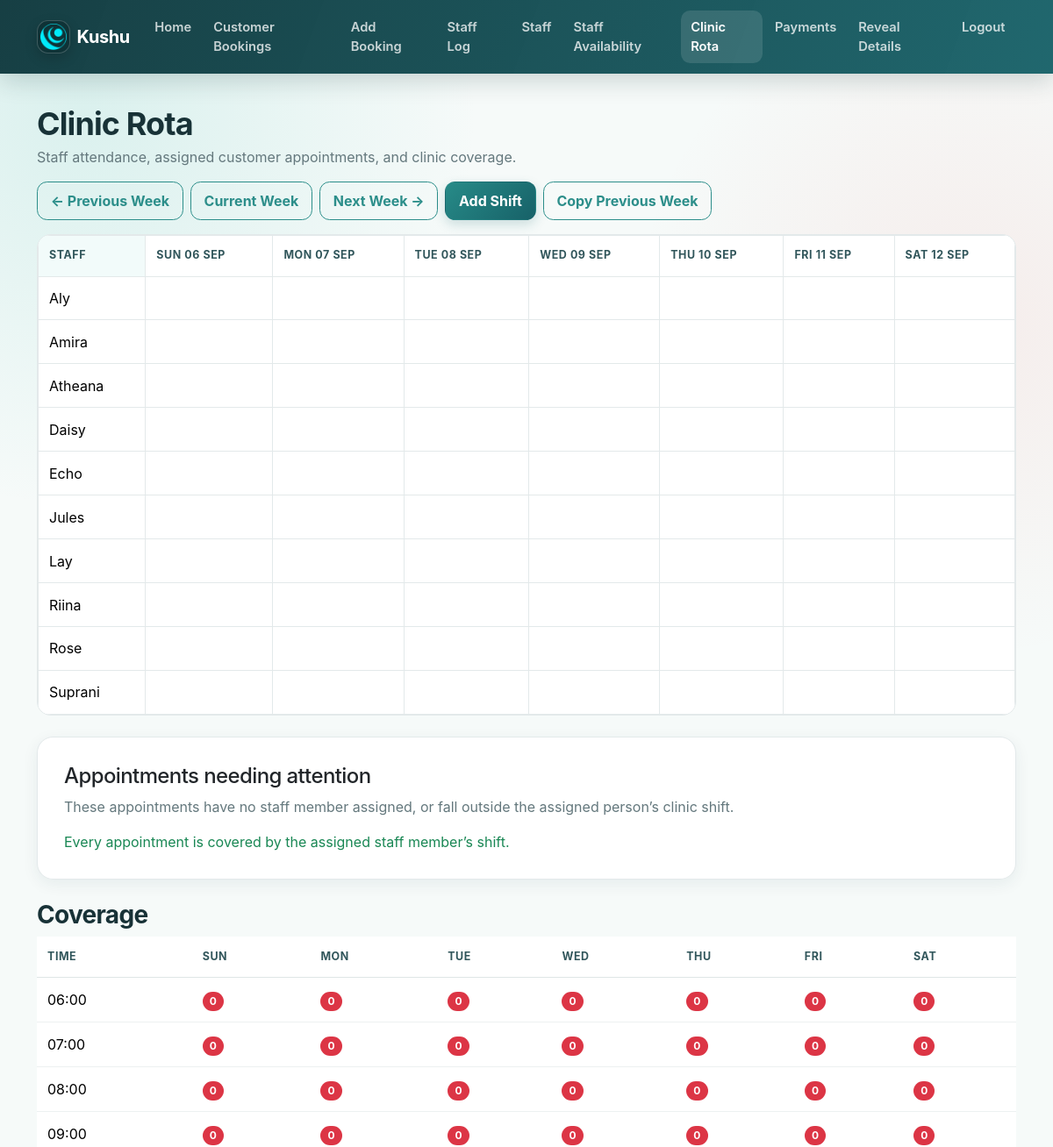
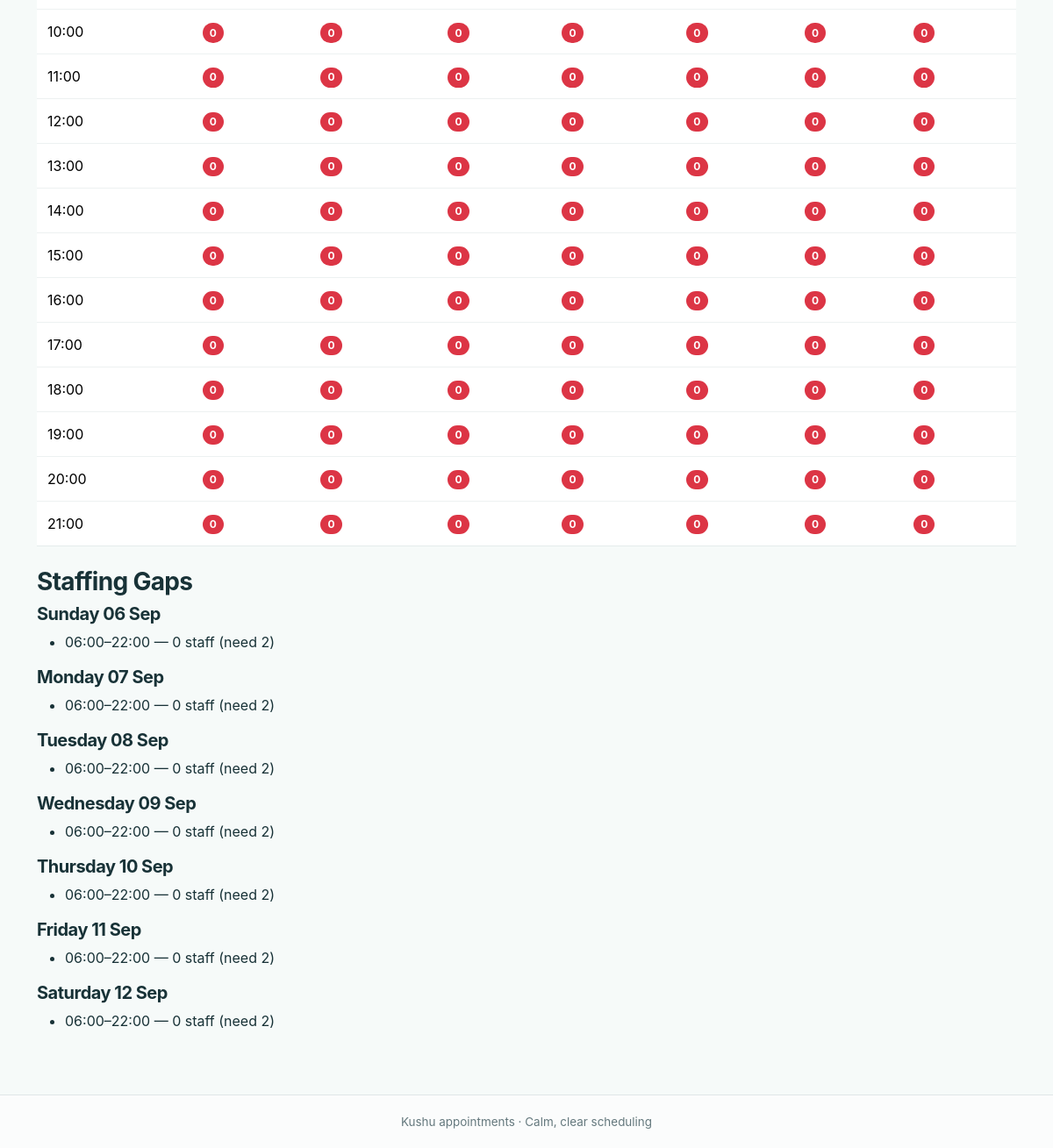
The app's page /rota/week (signed in) with its own data (2 pictures, top to bottom).
### app.py (models this page shows)
class Staff(db.Model):
    id = db.Column(db.Integer, primary_key=True)
    name = db.Column(db.String(120), nullable=False)
    email = db.Column(db.String(200))
    phone = db.Column(db.String(50))
    hourly_rate = db.Column(db.Float, default=HOURLY_RATE)
    active = db.Column(db.Boolean, default=True)
    created_at = db.Column(db.DateTime, default=datetime.utcnow)
    availabilities = db.relationship('StaffAvailability', backref='staff', cascade='all, delete-orphan')
    dated_availabilities = db.relationship('StaffDateAvailability', backref='staff', cascade='all, delete-orphan')
    shifts = db.relationship('StaffShift', backref='staff', cascade='all, delete-orphan')
    unavailabilities = db.relationship('StaffUnavailability', backref='staff', cascade='all, delete-orphan')
    payments = db.relationship('StaffPayment', backref='staff', cascade='all, delete-orphan')

### app.py (the view, shortened to what this page needs)
@app.route('/rota/week')
@login_required
def rota_week():
    date_str = request.args.get('date')
    if date_str:
        try:
            base = datetime.strptime(date_str, '%Y-%m-%d').date()
        except Exception:
            base = datetime.now().date()
    else:
        base = datetime.now().date()
    sow = start_of_week_for(base)
    days = [sow + timedelta(days=i) for i in range(7)]
    staff_members = Staff.query.order_by(Staff.name).all()
    shifts = StaffShift.query.filter(
        StaffShift.date >= days[0], StaffShift.date <= days[-1]
    ).order_by(StaffShift.date, StaffShift.start_time).all()
    shifts_by_staff = {s.id: [] for s in staff_members}
    for sh in shifts:
        shifts_by_staff.setdefault(sh.staff_id, []).append(sh)
    coverage = {}
    for d in days:
        day_cov = {}
        for hour in range(6, 22):
            count = 0
            day_cov[hour] = count
        coverage[d] = day_cov
    bookings = Booking.query.filter(
        Booking.start_time >= datetime.combine(days[0], datetime.min.time()),
        Booking.start_time <= datetime.combine(days[-1], datetime.max.time()),
    ).order_by(Booking.start_time).all()
    bookings_by_day_hour = {d: {h: 0 for h in range(6, 22)} for d in days}
    bookings_by_shift = {}
    unassigned_bookings = []
    gaps = {}
    for d in days:
        gaps[d] = []
        in_gap = False
        gap_start = None
        for hour in range(6, 22):
            cnt = coverage[d].get(hour, 0)
            if cnt < MIN_REQUIRED_STAFF:
                if not in_gap:
                    in_gap = True
                    gap_start = hour
            else:
                if in_gap:
                    gaps[d].append((gap_start, hour, coverage[d].get(gap_start, 0)))
                    in_gap = False
                    gap_start = None
        if in_gap:
            gaps[d].append((gap_start, 22, coverage[d].get(gap_start, 0)))
    return render_template(
        'rota_week.html', staff=staff_members, days=days,
        shifts_by_staff=shifts_by_staff, coverage=coverage,
        bookings_by_day_hour=bookings_by_day_hour,
        bookings_by_shift=bookings_by_shift,
        unassigned_bookings=unassigned_bookings, gaps=gaps,
        min_required=MIN_REQUIRED_STAFF,
        previous_week=(sow - timedelta(days=7)).isoformat(),
        next_week=(sow + timedelta(days=7)).isoformat()
    )

### app.py (called while the page is built)
def login_required(f):
    @wraps(f)
    def decorated(*args, **kwargs):
        if not session.get('logged_in'):
            return redirect(url_for('login'))
        return f(*args, **kwargs)
    return decorated

def start_of_week_for(date_obj):
    return date_obj - timedelta(days=(date_obj.weekday() + 1) % 7)

### templates/rota_week.html (shortened to what this page needs)
{% extends 'base.html' %}
{% block content %}
<h1 class="mb-1">Clinic Rota</h1>
<p class="text-muted">Staff attendance, assigned customer appointments, and clinic coverage.</p>
<div class="d-flex flex-wrap gap-2 mb-3">
    <a class="btn btn-outline-secondary" href="{{ url_for('rota_week', date=previous_week) }}">← Previous Week</a>
    <a class="btn btn-outline-secondary" href="{{ url_for('rota_week') }}">Current Week</a>
    <a class="btn btn-outline-secondary" href="{{ url_for('rota_week', date=next_week) }}">Next Week →</a>
    <a class="btn btn-primary" href="{{ url_for('add_shift') }}">Add Shift</a>
    <form method="post" action="{{ url_for('rota_copy_week') }}" onsubmit="return confirm('Copy shifts from the previous week?');">
        <button class="btn btn-outline-secondary">Copy Previous Week</button>
    </form>
</div>
<div class="table-responsive schedule-table-wrap">
<table class="table table-bordered align-middle schedule-table mb-0">
    <thead>
        <tr>
            <th>Staff</th>
            {% for d in days %}
            <th>{{ d.strftime('%a %d %b') }}</th>
            {% endfor %}
        </tr>
    </thead>
    <tbody>
        {% for s in staff %}
        <tr>
            <td>{{ s.name }}</td>
            {% for d in days %}
            <td>
            </td>
            {% endfor %}
        </tr>
        {% endfor %}
    </tbody>
</table>
</div>
<section class="card mt-4">
    <div class="card-body">
        <h2 class="h4">Appointments needing attention</h2>
        <p class="text-muted">These appointments have no staff member assigned, or fall outside the assigned person’s clinic shift.</p>
        {% if unassigned_bookings %}
        <div class="table-responsive">
            <table class="table table-sm align-middle mb-0">
                <thead><tr><th>Date</th><th>Time</th><th>Customer</th><th>Assigned staff</th><th></th></tr></thead>
                <tbody>
                {% for booking in unassigned_bookings %}
                    <tr>
                        <td>{{ booking.start_time.strftime('%a %d %b') if booking.start_time else 'No date' }}</td>
                        <td>{{ booking.start_time.strftime('%H:%M') if booking.start_time else '—' }}</td>
                        <td>{{ booking.customer_name or 'Unnamed customer' }}</td>
                        <td>{{ booking.staff.name if booking.staff else 'Not assigned yet' }}</td>
                        <td><a class="btn btn-sm btn-outline-primary" href="{{ url_for('edit_booking', booking_id=booking.id) }}">Review</a></td>
                    </tr>
                {% endfor %}
                </tbody>
            </table>
        </div>
        {% else %}
        <p class="text-success mb-0">Every appointment is covered by the assigned staff member’s shift.</p>
        {% endif %}
    </div>
</section>
<h3 class="mt-4">Coverage</h3>
<table class="table">
    <thead>
        <tr>
            <th>Time</th>
            {% for d in days %}<th>{{ d.strftime('%a') }}</th>{% endfor %}
        </tr>
    </thead>
    <tbody>
        {% for hour in range(6,22) %}
        <tr>
            <td>{{ '%02d:00'|format(hour) }}</td>
            {% for d in days %}
            {% set count = coverage[d][hour] %}
            <td>
                {% if count >= min_required %}
                    <span class="badge bg-success">{{ count }}</span>
                {% elif count > 0 %}
                    <span class="badge bg-warning">{{ count }}</span>
                {% else %}
                    <span class="badge bg-danger">{{ count }}</span>
                {% endif %}
            </td>
            {% endfor %}
        </tr>
        {% endfor %}
    </tbody>
</table>
<h3>Staffing Gaps</h3>
{% for d in days %}
    <h5>{{ d.strftime('%A %d %b') }}</h5>
    {% if gaps and gaps.get(d) and gaps.get(d)|length > 0 %}
        <ul>
        {% for g in gaps[d] %}
            <li>{{ '%02d:00'|format(g[0]) }}–{{ '%02d:00'|format(g[1]) }} — {{ g[2] }} staff (need {{ min_required }})</li>
        {% endfor %}
        </ul>
    {% else %}
        <p><span class="text-success">Good coverage</span></p>
    {% endif %}
{% endfor %}
{% endblock %}

### static/css/styles.css (style rules this page uses)
body { background: linear-gradient(135deg, #eef8f7 0%, #ffffff 100%); color: #24303e; }
.table thead { background: #f2fbfa; }
.table th, .table td { border-top: none; }
.btn-primary { background-color: #2c8e8a !important; border-color: #2c8e8a !important; }
.btn-outline-secondary { color: #2c8e8a !important; border-color: #2c8e8a !important; }
.card, .modal-content, .table-responsive table { background: #ffffff; }
.schedule-table-wrap { border: 1px solid rgba(25, 77, 82, 0.12); border-radius: 1rem; background: #fff; }
.schedule-table { min-width: 920px; }
.schedule-table th:first-child { position: sticky; left: 0; z-index: 1; background: #f2fbfa; }
.btn, .card, .form-control, .form-select { transition: background-color 160ms ease, border-color 160ms ease, box-shadow 160ms ease, transform 160ms ease; }
:root { --ink: #183237; --muted: #64787d; --teal-950: #123b40; --teal-800: #176168; --teal-600: #278b88; --teal-100: #dff4f1; --teal-50: #f1fbf9; --coral: #ef766f; --surface: rgba(255, 255, 255, 0.94); --line: rgba(25, 77, 82, 0.12); --shadow-sm: 0 5px 18px rgba(20, 61, 66, 0.07); --shadow-lg: 0 20px 55px rgba(20, 61, 66, 0.12); }
html { min-height: 100%; }
body { min-height: 100vh; display: flex; flex-direction: column; font-family: Inter, ui-sans-serif, system-ui, -apple-system, BlinkMacSystemFont, "Segoe UI", sans-serif; background: radial-gradient(circle at 8% 5%, rgba(93, 199, 188, 0.18), transparent 28rem), radial-gradient(circle at 92% 14%, rgba(239, 118, 111, 0.10), transparent 24rem), #f6faf9; color: var(--ink); }
h1, h2, h3, h4, h5 { color: var(--ink); font-weight: 730; letter-spacing: -0.025em; }
h1 { margin-bottom: 1.25rem; font-size: clamp(1.8rem, 3vw, 2.45rem); }
.text-muted, .form-text { color: var(--muted) !important; }
.card, .auth-card, .stats-panel { border: 1px solid var(--line) !important; border-radius: 1.15rem; background: var(--surface); box-shadow: var(--shadow-sm); }
.card-body { padding: clamp(1.25rem, 2.5vw, 2rem); }
.btn { border-radius: 0.72rem; font-weight: 650; padding: 0.55rem 0.92rem; box-shadow: none; }
.btn-primary, .btn-success { color: #fff !important; background: linear-gradient(135deg, var(--teal-600), var(--teal-800)) !important; border-color: transparent !important; box-shadow: 0 5px 13px rgba(28, 111, 115, 0.2); }
.table { margin-bottom: 1.5rem; overflow: hidden; border-color: var(--line); vertical-align: middle; }
.table thead { background: linear-gradient(180deg, var(--teal-50), #e8f6f4); }
.table thead th { color: #31565b; font-size: 0.78rem; font-weight: 750; letter-spacing: 0.045em; text-transform: uppercase; border-bottom-color: rgba(25, 77, 82, 0.14); padding: 0.85rem 0.75rem; }
.table tbody td { padding: 0.78rem 0.75rem; border-bottom-color: rgba(25, 77, 82, 0.08); }
.table tbody tr { transition: background-color 140ms ease; }
.badge { border-radius: 999px; padding: 0.42em 0.68em; }

### records on screen
Staff: name "Aly"
Staff: name "Amira"
Staff: name "Atheana"
Staff: name "Daisy"
Staff: name "Echo"
Staff: name "Jules"
Staff: name "Lay"
Staff: name "Riina"
Staff: name "Rose"
Staff: name "Suprani"

### other values on screen
{{ d.strftime('%a %d %b') }} "SUN 06 SEP" "MON 07 SEP" "TUE 08 SEP" "WED 09 SEP" "THU 10 SEP" "FRI 11 SEP" "SAT 12 SEP"
{{ d.strftime('%a') }} "SUN" "MON" "TUE" "WED" "THU" "FRI" "SAT"
{{ '%02d:00'|format(hour) }} "06:00" "07:00" "08:00" "09:00" "10:00" "11:00" "12:00" "13:00" "14:00" "15:00" "16:00" "17:00" "18:00" "19:00" "20:00" "21:00"
{{ count }} "0" "0" "0" "0" "0" "0" "0" "0" "0" "0" "0" "0" "0" "0" "0" "0" "0" "0" "0" "0" "0" "0" "0" "0" "0" "0" "0" "0" "0" "0" "0" "0" "0" "0" "0" "0" "0" "0" "0" "0" "0" "0" "0" "0" "0" "0" "0" "0" "0" "0" "0" "0" "0" "0" "0" "0" "0" "0" "0" "0" "0" "0" "0" "0" "0" "0" "0" "0" "0" "0" "0" "0" "0" "0" "0" "0" "0" "0" "0" "0" "0" "0" "0" "0" "0" "0" "0" "0" "0" "0" "0" "0" "0" "0" "0" "0" "0" "0" "0" "0" "0" "0" "0" "0" "0" "0" "0" "0" "0" "0" "0" "0"
{{ d.strftime('%A %d %b') }} "Sunday 06 Sep" "Monday 07 Sep" "Tuesday 08 Sep" "Wednesday 09 Sep" "Thursday 10 Sep" "Friday 11 Sep" "Saturday 12 Sep"
{{ '%02d:00'|format(g[0]) }} "06:00" "06:00" "06:00" "06:00" "06:00" "06:00" "06:00"
{{ '%02d:00'|format(g[1]) }} "22:00" "22:00" "22:00" "22:00" "22:00" "22:00" "22:00"
{{ g[2] }} "0" "0" "0" "0" "0" "0" "0"
{{ min_required }} "2" "2" "2" "2" "2" "2" "2"
